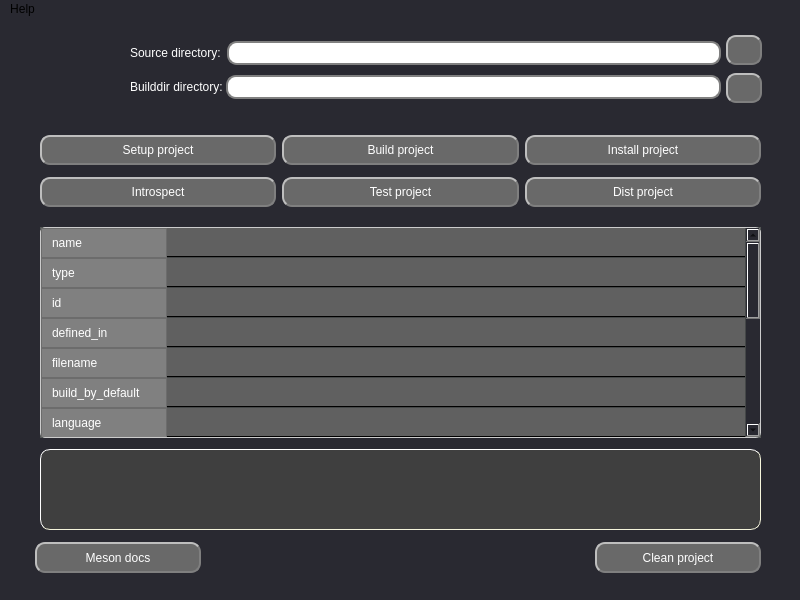
<?xml version="1.0" encoding="UTF-8"?>
<ui version="4.0">
 <class>MainWindow</class>
 <widget class="QMainWindow" name="MainWindow">
  <property name="geometry">
   <rect>
    <x>0</x>
    <y>0</y>
    <width>800</width>
    <height>600</height>
   </rect>
  </property>
  <property name="windowTitle">
   <string>Meson-ui</string>
  </property>
  <property name="styleSheet">
   <string notr="true">border: 0px solid #263238;
background-color: rgb(41, 41, 49);</string>
  </property>
  <widget class="QWidget" name="centralwidget">
   <widget class="QLabel" name="label_logo">
    <property name="geometry">
     <rect>
      <x>30</x>
      <y>15</y>
      <width>81</width>
      <height>81</height>
     </rect>
    </property>
    <property name="styleSheet">
     <string notr="true">QLineEdit {
    url(:/icons/icons/ic_app.png)
}</string>
    </property>
    <property name="text">
     <string/>
    </property>
    <property name="pixmap">
     <pixmap resource="../resource.qrc">:/ic_res/icons/ic_app.png</pixmap>
    </property>
    <property name="scaledContents">
     <bool>true</bool>
    </property>
   </widget>
   <widget class="QWidget" name="layoutWidget">
    <property name="geometry">
     <rect>
      <x>130</x>
      <y>18</y>
      <width>591</width>
      <height>66</height>
     </rect>
    </property>
    <layout class="QVBoxLayout" name="verticalLayout_4">
     <item>
      <layout class="QHBoxLayout" name="horizontalLayout_3">
       <item>
        <widget class="QLabel" name="label_source">
         <property name="styleSheet">
          <string notr="true">color: rgb(255, 255, 255);
font: 15pt &quot;Gill Sans&quot;</string>
         </property>
         <property name="text">
          <string>Source directory:</string>
         </property>
        </widget>
       </item>
       <item>
        <widget class="QLineEdit" name="source_dir">
         <property name="styleSheet">
          <string notr="true">QLineEdit {
    border-width: 5px;
    border-radius: 15px;
    font: 13pt &quot;Gill Sans&quot;;
    border: 2px solid gray;
    border-radius: 10px;
    padding: 2 10px;
    background: rgb(255, 255, 255);
    color: rgb(0, 0, 0);
    selection-background-color: rgb(233, 233, 233);
}</string>
         </property>
        </widget>
       </item>
      </layout>
     </item>
     <item>
      <layout class="QHBoxLayout" name="horizontalLayout_4">
       <property name="spacing">
        <number>3</number>
       </property>
       <item>
        <widget class="QLabel" name="lable_build">
         <property name="styleSheet">
          <string notr="true">color: rgb(255, 255, 255);
font: 15pt &quot;Gill Sans&quot;</string>
         </property>
         <property name="text">
          <string>Builddir directory:</string>
         </property>
        </widget>
       </item>
       <item>
        <widget class="QLineEdit" name="build_dir">
         <property name="styleSheet">
          <string notr="true">QLineEdit {
    border-width: 5px;
    border-radius: 15px;
    font: 13pt &quot;Gill Sans&quot;;
    border: 2px solid gray;
    border-radius: 10px;
    padding: 2 10px;
    background: rgb(255, 255, 255);
    color: rgb(0, 0, 0);
    selection-background-color: rgb(233, 233, 233);
}</string>
         </property>
        </widget>
       </item>
      </layout>
     </item>
    </layout>
   </widget>
   <widget class="QPushButton" name="push_open">
    <property name="geometry">
     <rect>
      <x>726</x>
      <y>16</y>
      <width>36</width>
      <height>30</height>
     </rect>
    </property>
    <property name="styleSheet">
     <string notr="true">QPushButton {
    background-color: rgb(105, 105, 105);
    border-style: outset;
    border-width: 2px;
    border-radius: 10px;
    border-color: rgb(127, 127, 127);
    color: rgb(255, 255, 255);
    font: 13pt &quot;Gill Sans&quot;;
    min-width: 2em;
    padding: 1px;
}

QPushButton:pressed {
    background-color: rgb(127, 127, 127);
    border-style: inset;
    color: rgb(36, 255, 6);
}</string>
    </property>
    <property name="text">
     <string/>
    </property>
    <property name="icon">
     <iconset resource="../resource.qrc">
      <normaloff>:/ic_res/icons/open_dir.png</normaloff>:/ic_res/icons/open_dir.png</iconset>
    </property>
   </widget>
   <widget class="QTextEdit" name="mesonui_output_console">
    <property name="geometry">
     <rect>
      <x>40</x>
      <y>430</y>
      <width>721</width>
      <height>81</height>
     </rect>
    </property>
    <property name="styleSheet">
     <string notr="true">QTextEdit {
    background-attachment: scroll;
    background-color: rgb(63, 63, 63);
    border-color: rgb(245, 251, 251);
    border-style: outset;
    border-width: 1px;
    border-radius: 10px;
    border-color: beige;
    padding: 6px;
    color: rgb(63, 255, 6);
    font: 13pt &quot;Monaco&quot;;
}</string>
    </property>
    <property name="readOnly">
     <bool>true</bool>
    </property>
   </widget>
   <widget class="QPushButton" name="push_clean">
    <property name="geometry">
     <rect>
      <x>595</x>
      <y>523</y>
      <width>166</width>
      <height>31</height>
     </rect>
    </property>
    <property name="styleSheet">
     <string notr="true">QPushButton {
    background-color: rgb(105, 105, 105);
    border-style: outset;
    border-width: 2px;
    border-radius: 10px;
    border-color: rgb(127, 127, 127);
    color: rgb(255, 255, 255);
    font: 13pt &quot;Gill Sans&quot;;
    min-width: 10em;
    padding: 6px;
}

QPushButton:pressed {
    background-color: rgb(127, 127, 127);
    border-style: inset;
    color: rgb(36, 255, 6);
}</string>
    </property>
    <property name="text">
     <string>Clean project</string>
    </property>
   </widget>
   <widget class="QPushButton" name="push_docs">
    <property name="geometry">
     <rect>
      <x>35</x>
      <y>523</y>
      <width>166</width>
      <height>31</height>
     </rect>
    </property>
    <property name="styleSheet">
     <string notr="true">QPushButton {
    background-color: rgb(105, 105, 105);
    border-style: outset;
    border-width: 2px;
    border-radius: 10px;
    border-color: rgb(127, 127, 127);
    color: rgb(255, 255, 255);
    font: 13pt &quot;Gill Sans&quot;;
    min-width: 10em;
    padding: 6px;
}

QPushButton:pressed {
    background-color: rgb(127, 127, 127);
    border-style: inset;
    color: rgb(36, 255, 6);
}</string>
    </property>
    <property name="text">
     <string>Meson docs</string>
    </property>
   </widget>
   <widget class="QPushButton" name="push_clear">
    <property name="geometry">
     <rect>
      <x>726</x>
      <y>54</y>
      <width>36</width>
      <height>30</height>
     </rect>
    </property>
    <property name="styleSheet">
     <string notr="true">QPushButton {
    background-color: rgb(105, 105, 105);
    border-style: outset;
    border-width: 2px;
    border-radius: 10px;
    border-color: rgb(127, 127, 127);
    color: rgb(255, 255, 255);
    font: 13pt &quot;Gill Sans&quot;;
    min-width: 2em;
    padding: 1px;
}

QPushButton:pressed {
    background-color: rgb(127, 127, 127);
    border-style: inset;
    color: rgb(36, 255, 6);
}</string>
    </property>
    <property name="text">
     <string/>
    </property>
    <property name="icon">
     <iconset resource="../resource.qrc">
      <normaloff>:/ic_res/icons/clear.png</normaloff>:/ic_res/icons/clear.png</iconset>
    </property>
   </widget>
   <widget class="QWidget" name="layoutWidget">
    <property name="geometry">
     <rect>
      <x>40</x>
      <y>110</y>
      <width>721</width>
      <height>86</height>
     </rect>
    </property>
    <layout class="QVBoxLayout" name="verticalLayout_5">
     <item>
      <layout class="QHBoxLayout" name="horizontalLayout">
       <property name="spacing">
        <number>-1</number>
       </property>
       <item>
        <widget class="QPushButton" name="push_setup">
         <property name="styleSheet">
          <string notr="true">QPushButton {
    background-color: rgb(105, 105, 105);
    border-style: outset;
    border-width: 2px;
    border-radius: 10px;
    border-color: rgb(127, 127, 127);
    color: rgb(255, 255, 255);
    font: 13pt &quot;Gill Sans&quot;;
    min-width: 10em;
    padding: 6px;
}

QPushButton:pressed {
    background-color: rgb(127, 127, 127);
    border-style: inset;
    color: rgb(36, 255, 6);
}</string>
         </property>
         <property name="text">
          <string>Setup project</string>
         </property>
        </widget>
       </item>
       <item>
        <widget class="QPushButton" name="push_build">
         <property name="styleSheet">
          <string notr="true">QPushButton {
    background-color: rgb(105, 105, 105);
    border-style: outset;
    border-width: 2px;
    border-radius: 10px;
    border-color: rgb(127, 127, 127);
    color: rgb(255, 255, 255);
    font: 13pt &quot;Gill Sans&quot;;
    min-width: 10em;
    padding: 6px;
}

QPushButton:pressed {
    background-color: rgb(127, 127, 127);
    border-style: inset;
    color: rgb(36, 255, 6);
}</string>
         </property>
         <property name="text">
          <string>Build project</string>
         </property>
        </widget>
       </item>
       <item>
        <widget class="QPushButton" name="push_install">
         <property name="styleSheet">
          <string notr="true">QPushButton {
    background-color: rgb(105, 105, 105);
    border-style: outset;
    border-width: 2px;
    border-radius: 10px;
    border-color: rgb(127, 127, 127);
    color: rgb(255, 255, 255);
    font: 13pt &quot;Gill Sans&quot;;
    min-width: 10em;
    padding: 6px;
}

QPushButton:pressed {
    background-color: rgb(127, 127, 127);
    border-style: inset;
    color: rgb(36, 255, 6);
}</string>
         </property>
         <property name="text">
          <string>Install project</string>
         </property>
        </widget>
       </item>
      </layout>
     </item>
     <item>
      <layout class="QHBoxLayout" name="horizontalLayout_2" stretch="0,0,0">
       <property name="spacing">
        <number>-1</number>
       </property>
       <item>
        <widget class="QPushButton" name="push_intro">
         <property name="styleSheet">
          <string notr="true">QPushButton {
    background-color: rgb(105, 105, 105);
    border-style: outset;
    border-width: 2px;
    border-radius: 10px;
    border-color: rgb(127, 127, 127);
    color: rgb(255, 255, 255);
    font: 13pt &quot;Gill Sans&quot;;
    min-width: 10em;
    padding: 6px;
}

QPushButton:pressed {
    background-color: rgb(127, 127, 127);
    border-style: inset;
    color: rgb(36, 255, 6);
}</string>
         </property>
         <property name="text">
          <string>Introspect</string>
         </property>
        </widget>
       </item>
       <item>
        <widget class="QPushButton" name="push_test">
         <property name="styleSheet">
          <string notr="true">QPushButton {
    background-color: rgb(105, 105, 105);
    border-style: outset;
    border-width: 2px;
    border-radius: 10px;
    border-color: rgb(127, 127, 127);
    color: rgb(255, 255, 255);
    font: 13pt &quot;Gill Sans&quot;;
    min-width: 10em;
    padding: 6px;
}

QPushButton:pressed {
    background-color: rgb(127, 127, 127);
    border-style: inset;
    color: rgb(36, 255, 6);
}</string>
         </property>
         <property name="text">
          <string>Test project</string>
         </property>
        </widget>
       </item>
       <item>
        <widget class="QPushButton" name="push_dist">
         <property name="styleSheet">
          <string notr="true">QPushButton {
    background-color: rgb(105, 105, 105);
    border-style: outset;
    border-width: 2px;
    border-radius: 10px;
    border-color: rgb(127, 127, 127);
    color: rgb(255, 255, 255);
    font: 13pt &quot;Gill Sans&quot;;
    min-width: 10em;
    padding: 6px;
}

QPushButton:pressed {
    background-color: rgb(127, 127, 127);
    border-style: inset;
    color: rgb(36, 255, 6);
}</string>
         </property>
         <property name="text">
          <string>Dist project</string>
         </property>
        </widget>
       </item>
      </layout>
     </item>
    </layout>
   </widget>
   <widget class="QTableWidget" name="targets_view">
    <property name="geometry">
     <rect>
      <x>40</x>
      <y>208</y>
      <width>721</width>
      <height>211</height>
     </rect>
    </property>
    <property name="autoFillBackground">
     <bool>true</bool>
    </property>
    <property name="styleSheet">
     <string notr="true">QTableWidget {
	border: 1px solid #cccccc;
	border-radius: 5px;
	background-color: rgb(83, 87, 86);
}

QTableWidget::item {
	border-bottom: 1px solid;
	background-color: rgb(96, 96, 96);
    color: rgb(56, 139, 12);
}

QTableWidget::item:hover {
	border: 1px solid rgb(57, 187, 3);
	border-radius: 5px;
	background-color: rgb(255, 255, 255);
}

QScrollBar:horizontal {
	background: #263238;				/* Background where slider is not */
	height: 10px;
	margin: 0;
}

QScrollBar:vertical {
	background: #263238;				/* Background where slider is not */
	width: 10px;
	margin: 0;
}

QScrollBar::handle:horizontal {
    background: rgb(152, 152, 152);					/* Slider color */
    min-width: 16px;
	border-radius: 5px;
}

QScrollBar::handle:vertical {
    background: rgb(152, 152, 152);					/* Slider color */
    min-height: 16px;
	border-radius: 5px;
}

QScrollBar::add-page:horizontal, QScrollBar::sub-page:horizontal,
QScrollBar::add-page:vertical, QScrollBar::sub-page:vertical {
	background: none;												/* Removes the dotted background */
}

QScrollBar::add-line:horizontal, QScrollBar::sub-line:horizontal,
QScrollBar::add-line:vertical, QScrollBar::sub-line:vertical {	/* Hides the slider arrows */
      border: none;
      background: none;
}


QPushButton {
	background-color: transparent;
	color: #546E7A;
	border: 1px solid transparent;
	padding: 4px 22px;
}

QPushButton:hover {
	color: #AFBDC4;
}

QPushButton:pressed {
	color: #FFFFFF;
}

QLineEdit {
	background: transparent;
	border: 1px solid transparent;
	color: #546E7A;
}

QSpinBox {
	background: transparent;
	border: 1px solid transparent;
	color: #546E7A;
}

QHeaderView::section {
    background-color: gray;
    color: white;
    padding-left: 10px;
    border: 1px solid #6c6c6c;
}

/* style the sort indicator */
QHeaderView::down-arrow {
	image: url(:/ic_res/icons/down_arrow.png);
}

QHeaderView::up-arrow {
    image: url(:/ic_res/icons/down_arrow.png);
}</string>
    </property>
    <attribute name="horizontalHeaderVisible">
     <bool>false</bool>
    </attribute>
    <attribute name="horizontalHeaderCascadingSectionResizes">
     <bool>false</bool>
    </attribute>
    <attribute name="horizontalHeaderShowSortIndicator" stdset="0">
     <bool>false</bool>
    </attribute>
    <attribute name="horizontalHeaderStretchLastSection">
     <bool>true</bool>
    </attribute>
    <attribute name="verticalHeaderCascadingSectionResizes">
     <bool>true</bool>
    </attribute>
    <attribute name="verticalHeaderShowSortIndicator" stdset="0">
     <bool>false</bool>
    </attribute>
    <attribute name="verticalHeaderStretchLastSection">
     <bool>false</bool>
    </attribute>
    <row>
     <property name="text">
      <string>name</string>
     </property>
    </row>
    <row>
     <property name="text">
      <string>type</string>
     </property>
    </row>
    <row>
     <property name="text">
      <string>id</string>
     </property>
    </row>
    <row>
     <property name="text">
      <string>defined_in</string>
     </property>
    </row>
    <row>
     <property name="text">
      <string>filename</string>
     </property>
    </row>
    <row>
     <property name="text">
      <string>build_by_default</string>
     </property>
    </row>
    <row>
     <property name="text">
      <string>language</string>
     </property>
    </row>
    <row>
     <property name="text">
      <string>compiler</string>
     </property>
    </row>
    <row>
     <property name="text">
      <string>parameters</string>
     </property>
    </row>
    <row>
     <property name="text">
      <string>sources</string>
     </property>
    </row>
    <row>
     <property name="text">
      <string>generated_sources</string>
     </property>
    </row>
    <row>
     <property name="text">
      <string>subproject</string>
     </property>
    </row>
    <row>
     <property name="text">
      <string>installed</string>
     </property>
    </row>
    <row>
     <property name="text">
      <string>install_filename</string>
     </property>
    </row>
    <column>
     <property name="text">
      <string>Value</string>
     </property>
    </column>
   </widget>
  </widget>
  <widget class="QStatusBar" name="statusbar"/>
  <widget class="QMenuBar" name="menuBar">
   <property name="geometry">
    <rect>
     <x>0</x>
     <y>0</y>
     <width>800</width>
     <height>22</height>
    </rect>
   </property>
   <widget class="QMenu" name="menuHelp">
    <property name="title">
     <string>Help</string>
    </property>
    <addaction name="actionMeson_docs"/>
    <addaction name="actionMeson_QnA"/>
    <addaction name="separator"/>
    <addaction name="actionMeson_ui_issue"/>
    <addaction name="actionMeson_issue"/>
   </widget>
   <addaction name="menuHelp"/>
  </widget>
  <action name="actionMeson_docs">
   <property name="icon">
    <iconset resource="../resource.qrc">
     <normaloff>:/ic_res/icons/ic_docs.png</normaloff>:/ic_res/icons/ic_docs.png</iconset>
   </property>
   <property name="text">
    <string>Meson docs</string>
   </property>
  </action>
  <action name="actionMeson_QnA">
   <property name="icon">
    <iconset resource="../resource.qrc">
     <normaloff>:/ic_res/icons/qna_ic.png</normaloff>:/ic_res/icons/qna_ic.png</iconset>
   </property>
   <property name="text">
    <string>Meson QnA</string>
   </property>
  </action>
  <action name="actionMeson_ui_issue">
   <property name="icon">
    <iconset resource="../resource.qrc">
     <normaloff>:/ic_res/icons/github_ic.png</normaloff>:/ic_res/icons/github_ic.png</iconset>
   </property>
   <property name="text">
    <string>Meson-ui issue</string>
   </property>
  </action>
  <action name="actionMeson_issue">
   <property name="icon">
    <iconset resource="../resource.qrc">
     <normaloff>:/ic_res/icons/github_ic.png</normaloff>:/ic_res/icons/github_ic.png</iconset>
   </property>
   <property name="text">
    <string>Meson issue</string>
   </property>
  </action>
 </widget>
 <resources>
  <include location="../resource.qrc"/>
 </resources>
 <connections/>
</ui>
